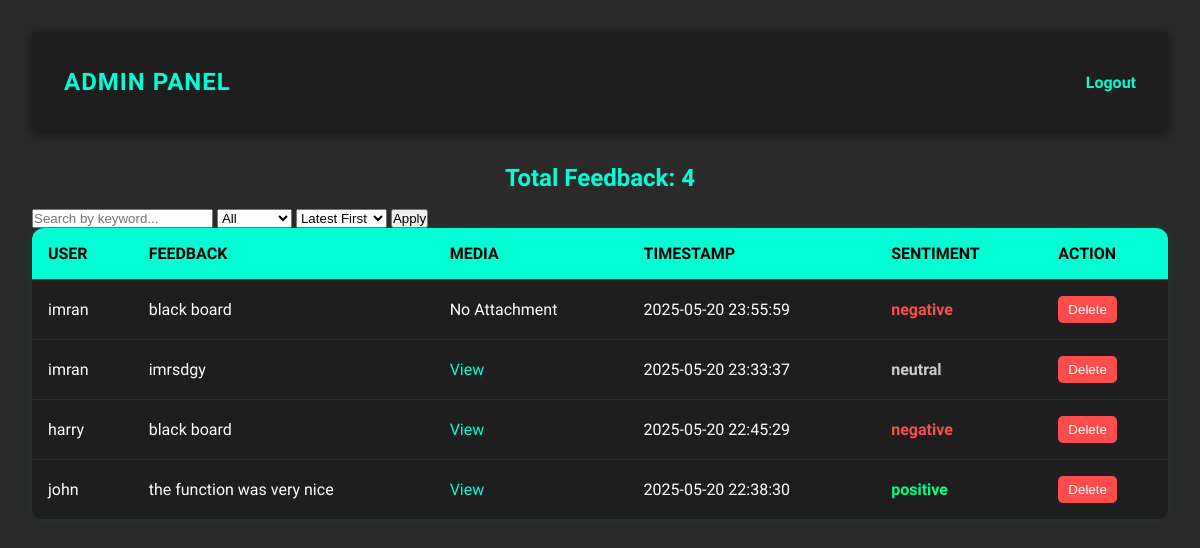
Before: /admin (signed in) with the older database file.
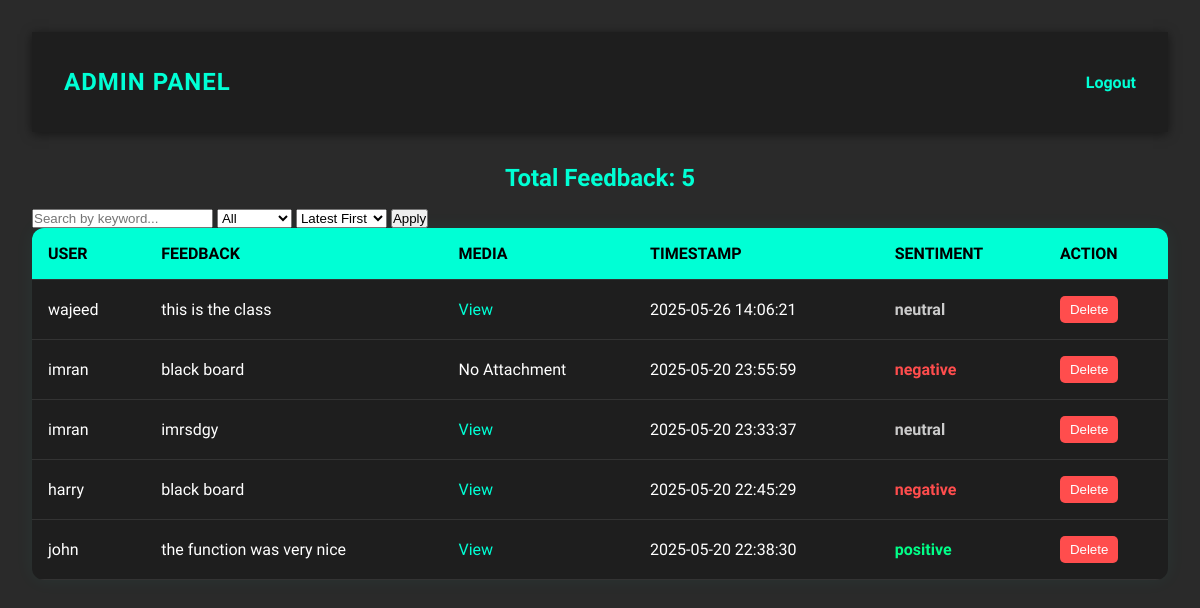
After: the same page with the newer database file.
### tables this page shows
CREATE TABLE feedbacks (
            id INTEGER PRIMARY KEY AUTOINCREMENT,
            username TEXT NOT NULL,
            feedback TEXT NOT NULL,
            media TEXT,
            timestamp TEXT,
            sentiment TEXT
        );

### app.py (the view)
@app.route('/admin')
def admin():
    if not session.get("admin_logged_in"):
        return redirect(url_for('admin_login'))
    search = request.args.get('search', '')
    sentiment = request.args.get('sentiment', '')
    sort_order = request.args.get('sort', 'desc')
    conn = sqlite3.connect('feedbacks.db')
    conn.row_factory = sqlite3.Row
    c = conn.cursor()
    query = "SELECT * FROM feedbacks WHERE 1=1"
    params = []
    if search:
        query += " AND (username LIKE ? OR feedback LIKE ?)"
        params.extend([f"%{search}%", f"%{search}%"])
    if sentiment:
        query += " AND sentiment = ?"
        params.append(sentiment)
    query += f" ORDER BY timestamp {sort_order.upper()}"
    c.execute(query, params)
    feedbacks = c.fetchall()
    conn.close()
    return render_template("admin.html", feedbacks=feedbacks)

### templates/admin.html (shortened to what this page needs)
 <!DOCTYPE html>
<html lang="en">
<head>
</head>
<body>
  <nav>
    <div class="logo">Admin Panel</div>
    <a href="{{ url_for('logout') }}" style="color:#00ffd5;text-decoration:none;font-weight:bold;">Logout</a>
  </nav>
  <h2>Total Feedback: {{ feedbacks|length }}</h2>
  <form method="GET" action="/admin" class="filter-form">
    <input type="text" name="search" placeholder="Search by keyword..." value="{{ request.args.get('search', '') }}">
    <select name="sentiment">
      <option value="">All</option>
    </select>
    <select name="sort">
      <option value="desc" {% if request.args.get('sort') == 'desc' %}selected{% endif %}>Latest First</option>
    </select>
    <button type="submit">Apply</button>
  </form>
  <table>
    <thead>
      <tr>
        <th>User</th>
        <th>Feedback</th>
        <th>Media</th>
        <th>Timestamp</th>
        <th>Sentiment</th>
        <th>Action</th>
      </tr>
    </thead>
    <tbody>
      {% for fb in feedbacks %}
      <tr>
        <td>{{ fb[1] }}</td>
        <td>{{ fb[2] }}</td>
        <td>
          {% if fb[3] %}
            <a href="{{ url_for('uploaded_file', filename=fb[3]) }}" target="_blank">View</a>
          {% else %}
            No Attachment
          {% endif %}
        </td>
        <td>{{ fb[4] }}</td>
        <td>
          {% if fb[5] == 'positive' %}
            <span class="sentiment-positive">{{ fb[5] }}</span>
          {% elif fb[5] == 'negative' %}
            <span class="sentiment-negative">{{ fb[5] }}</span>
          {% else %}
            <span class="sentiment-neutral">{{ fb[5] }}</span>
          {% endif %}
        </td>
        <td>
          <form action="{{ url_for('delete_feedback', feedback_id=fb[0]) }}" method="POST" onsubmit="return confirm('Are you sure you want to delete this feedback?');">
            <button type="submit" class="delete-btn">Delete</button>
          </form>
        </td>
      </tr>
      {% endfor %}
    </tbody>
  </table>
</body>
</html>

### templates/admin.html (style rules this page uses)
* { margin: 0; padding: 0; box-sizing: border-box; }
body { font-family: 'Segoe UI', sans-serif; background-color: #2a2a2a; color: #fff; padding: 2rem; }
nav { background-color: #1e1e1e; display: flex; justify-content: space-between; align-items: center; padding: 1rem 2rem; box-shadow: 0 2px 10px rgba(0, 0, 0, 0.5); position: sticky; top: 0; z-index: 1000; height: 100px; width: 100%; margin-bottom: 2rem; }
.logo { font-size: 1.5rem; font-weight: bold; color: #00ffd5; text-transform: uppercase; letter-spacing: 1px; }
h2 { text-align: center; color: #00ffd5; margin-bottom: 1rem; }
table { width: 100%; border-collapse: collapse; background-color: #1e1e1e; box-shadow: 0 0 20px rgba(0, 255, 213, 0.05); border-radius: 12px; overflow: hidden; }
th, td { padding: 1rem; text-align: left; border-bottom: 1px solid #333; }
th { background-color: #00ffd5; color: #000; text-transform: uppercase; font-weight: bold; }
a { color: #00ffd5; text-decoration: none; }
.sentiment-positive { color: #00ff88; font-weight: bold; }
.sentiment-negative { color: #ff4d4d; font-weight: bold; }
.sentiment-neutral { color: #cccccc; font-weight: bold; }
.delete-btn { background-color: #ff4d4d; color: white; border: none; padding: 6px 10px; border-radius: 5px; cursor: pointer; }

Changed rows visible on the page:
added feedbacks: username "wajeed", feedback "this is the class", timestamp "2025-05-26 14:06:21", sentiment "neutral"
Other visible differences:
{{ feedbacks|length }}: "4" → "5"
